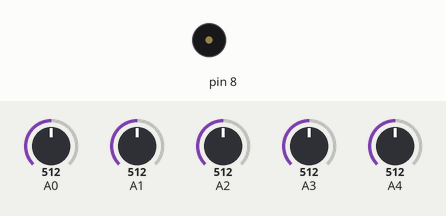
Simulated run of this sketch. Board: Arduino Uno, built with avr-gcc and run on an emulated ATmega328P. On the bench: buzzer (waves = sounding). Inputs (shaded band) come from the test bench; at power-on: A0 = 512, A1 = 512, A2 = 512, A3 = 512, A4 = 512. What the sketch prints to the serial monitor is not drawn.

Above: at 0.1 s.
Timing chart, 0 to 1.6 s (numbered marks = the images above):
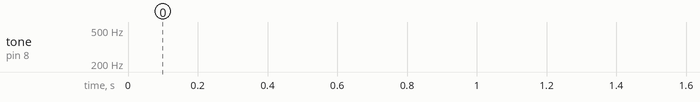

The sketch:

5keykeyboard.ino
```cpp
// A, C, D, E, G
int notes[] = {220, 262, 294, 330, 392};
const int threshold = 800;


void setup() {
  // put your setup code here, to run once:
  Serial.begin(9600);

}

void loop() {
  for (int thisSensor = 0; thisSensor < 5; thisSensor++) {
    // get a sensor reading:
    int sensorReading = analogRead(thisSensor);
    if (sensorReading < threshold) {
      tone(8, notes[thisSensor], 20);
      Serial.println(sensorReading);
    }


  }
}
```
